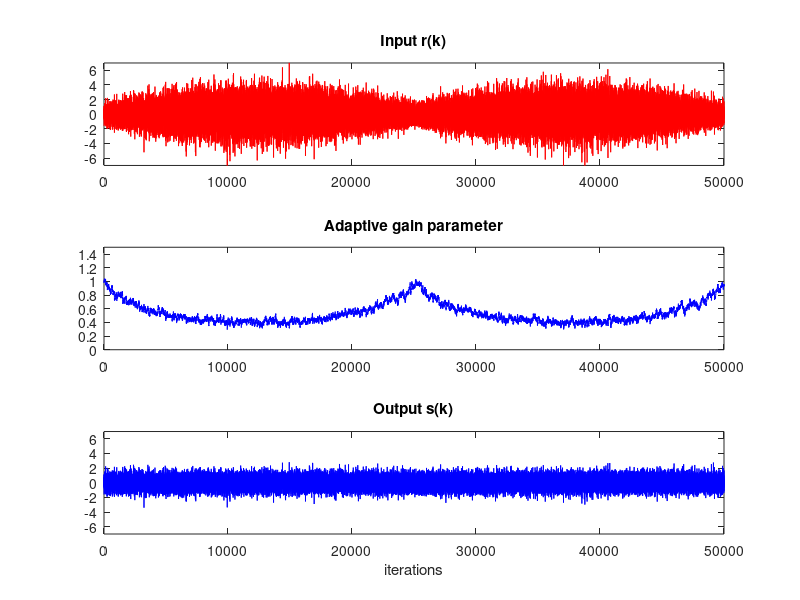

Source code (MATLAB):
% agcvsfading.m: compensating for fading with an AGC
n=50000;                           % # steps in simulation
r=randn(n,1);                      % generate random inputs
env=0.75+abs(sin(2*pi*[1:n]'/n));  % the fading profile
r=r.*env;                          % apply to raw input r[k]
ds=0.5;                            % desired power of output
a=zeros(1,n); a(1)=1;              % initialize AGC parameter
s=zeros(1,n);                      % initialize outputs
mu=0.01;                           % algorithm stepsize
for k=1:n-1
  s(k)=a(k)*r(k);                  % normalize by a to get s
  a(k+1)=a(k)-mu*(s(k)^2-ds);      % adaptive update of a(k)
end


% draw agcgrad.eps
subplot(3,1,2), plot(a,'b')        % plot AGC values
axis([0,length(r),0,1.5])
title('Adaptive gain parameter')
subplot(3,1,1), plot(r,'r')        % plot inputs and outputs
axis([0,length(r),-7,7])
title('Input r(k)')
subplot(3,1,3),plot(s,'b')
axis([0,length(r),-7,7])
title('Output s(k)')
xlabel('iterations')

